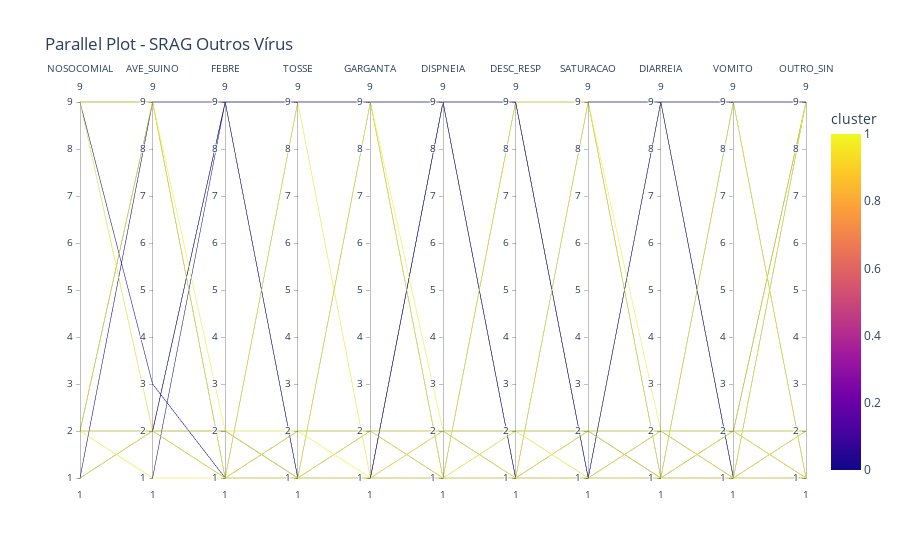

Notebook code for this chart:
### Code cell
fig = px.parallel_coordinates(data_frame=df_srag_outros_v, 
                              color='cluster',
                              dimensions=['NOSOCOMIAL', 'AVE_SUINO', 'FEBRE',
                                          'TOSSE','GARGANTA','DISPNEIA','DESC_RESP','SATURACAO',
                                          'DIARREIA','VOMITO','OUTRO_SIN'],
                              title='Parallel Plot - SRAG Outros Vírus')
fig.show()

### Figure 1 — Plotly figure (JSON) as saved in the notebook; plotly's stock layout.template omitted (floating-point values rounded to 4 significant figures; data arrays with more than 128 entries replaced by an {"elided": "..."} marker saying what was removed)
{"data": [{"dimensions": [{"label": "NOSOCOMIAL", "values": {"elided": "677 int values"}}, {"label": "AVE_SUINO", "values": {"elided": "677 int values"}}, {"label": "FEBRE", "values": {"elided": "677 int values"}}, {"label": "TOSSE", "values": {"elided": "677 int values"}}, {"label": "GARGANTA", "values": {"elided": "677 int values"}}, {"label": "DISPNEIA", "values": {"elided": "677 int values"}}, {"label": "DESC_RESP", "values": {"elided": "677 int values"}}, {"label": "SATURACAO", "values": {"elided": "677 int values"}}, {"label": "DIARREIA", "values": {"elided": "677 int values"}}, {"label": "VOMITO", "values": {"elided": "677 int values"}}, {"label": "OUTRO_SIN", "values": {"elided": "677 int values"}}], "domain": {"x": [0, 1], "y": [0, 1]}, "line": {"color": {"elided": "677 int values"}, "coloraxis": "coloraxis"}, "name": "", "type": "parcoords"}], "layout": {"coloraxis": {"colorbar": {"title": {"text": "cluster"}}, "colorscale": [[0, "#0d0887"], [0.1111, "#46039f"], [0.2222, "#7201a8"], [0.3333, "#9c179e"], [0.4444, "#bd3786"], [0.5556, "#d8576b"], [0.6667, "#ed7953"], [0.7778, "#fb9f3a"], [0.8889, "#fdca26"], [1, "#f0f921"]]}, "legend": {"tracegroupgap": 0}, "title": {"text": "Parallel Plot - SRAG Outros Vírus"}}}
